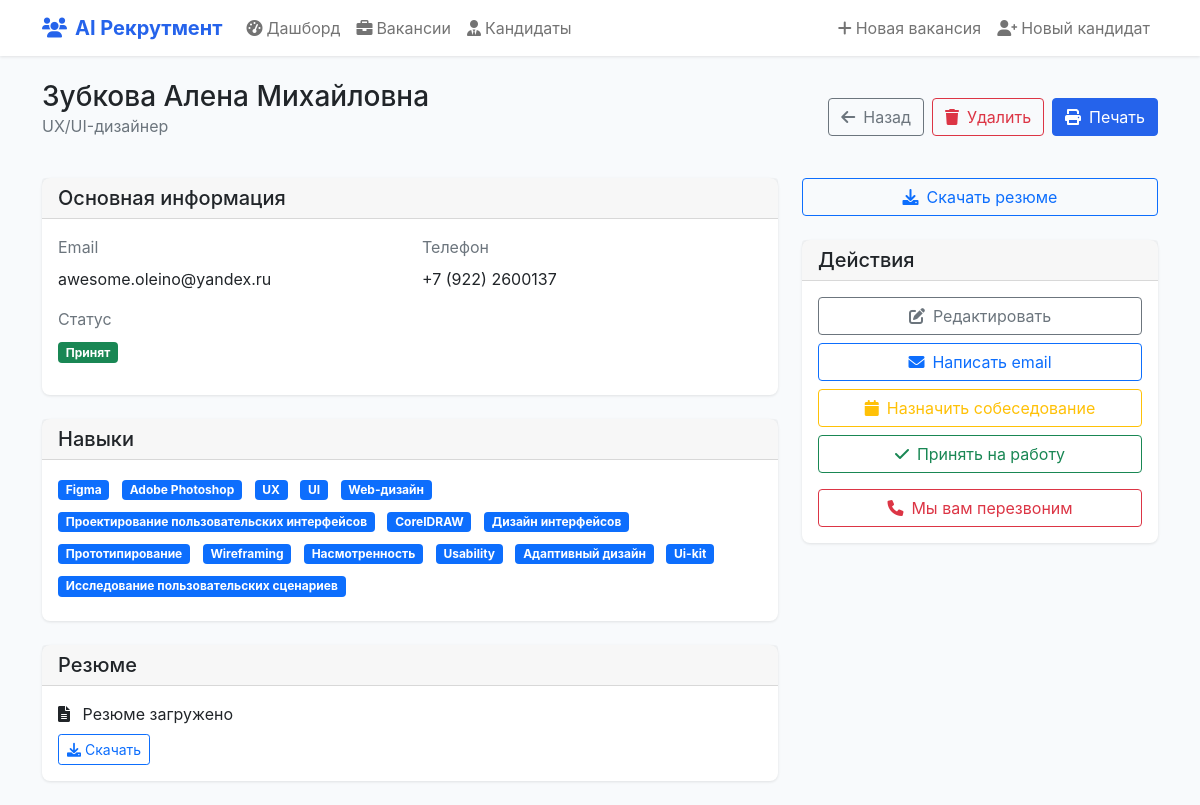
The app's page /candidate/10 with its own data.
### tables this page shows
CREATE TABLE cv_personal_info
(
    id         integer PRIMARY KEY autoincrement,
    name       text,
    age        integer,
    location   text,
    relocation text
);

CREATE TABLE preferences
(
    id               integer PRIMARY KEY autoincrement,
    desired_position text,
    employment_type  text,
    desired_salary   integer
);

CREATE TABLE cv_contacts
(
    id    integer PRIMARY KEY autoincrement,
    phone text,
    email text,
    telegram text
);

CREATE TABLE cv_files (cv_id INTEGER, file_path TEXT, status TEXT, interview_datetime TEXT, PRIMARY KEY(cv_id));

### app.py (the view)
@app.route('/candidate/<int:candidate_id>')
def candidate_detail(candidate_id):
    candidate = get_candidate(candidate_id)
    if not candidate:
        abort(404)
    return render_template('candidate_detail.html', candidate=candidate)

### app.py (called while the page is built)
def get_db_connection():
    conn = sqlite3.connect(DB_PATH)
    conn.row_factory = sqlite3.Row
    return conn

### templates/candidate_detail.html (shortened to what this page needs)
{% extends "base.html" %}
{% block content %}
<div class="row mb-4">
    <div class="col-12 d-flex justify-content-between align-items-center">
        <div>
            <h1 class="h3 mb-0">{{ candidate.name }}</h1>
            <p class="text-muted">{{ candidate.desired_position }}</p>
        </div>
        <div class="d-flex gap-2">
            <a href="{{ url_for('candidates') }}" class="btn btn-outline-secondary">
                <i class="fas fa-arrow-left me-2"></i>Назад
            </a>
            <button class="btn btn-outline-danger" onclick="confirmDeleteCandidate('{{ candidate.id }}', '{{ candidate.name }}')">
                <i class="fas fa-trash me-2"></i>Удалить
            </button>
            <button class="btn btn-primary" onclick="window.print()">
                <i class="fas fa-print me-2"></i>Печать
            </button>
        </div>
    </div>
</div>
<div class="row">
    <div class="col-lg-8">
        <div class="card mb-4">
            <div class="card-header">
                <h5 class="card-title mb-0">Основная информация</h5>
            </div>
            <div class="card-body">
                <div class="row">
                    <div class="col-md-6 mb-3">
                        <label class="form-label text-muted">Email</label>
                        <p class="mb-0">{{ candidate.email }}</p>
                    </div>
                    {% if candidate.phone %}
                    <div class="col-md-6 mb-3">
                        <label class="form-label text-muted">Телефон</label>
                        <p class="mb-0">{{ candidate.phone }}</p>
                    </div>
                    {% endif %}
                    <div class="col-md-6 mb-3">
                        <label class="form-label text-muted">Статус</label>
                        <p class="mb-0">
                            <span class="badge
                                {% if candidate.status == 'new' %}bg-secondary
                                {% elif candidate.status == 'На собеседовании' %}bg-warning text-dark
                                {% elif candidate.status == 'Принят' %}bg-success
                                {% elif candidate.status == 'Отклонено' %}bg-danger
                                {% else %}bg-light text-dark
                                {% endif %}">
                                {% if candidate.status == 'new' %}Новый
                                {% else %}{{ candidate.status }}
                                {% endif %}
                            </span>
                        </p>
                    </div>
                </div>
            </div>
        </div>
        {% if candidate.skills %}
        <div class="card mb-4">
            <div class="card-header">
                <h5 class="card-title mb-0">Навыки</h5>
            </div>
            <div class="card-body">
                {% for skill in candidate.skills %}
                <span class="badge bg-primary me-2 mb-2">{{ skill }}</span>
                {% endfor %}
            </div>
        </div>
        {% endif %}
        {% if candidate.resume_path %}
        <div class="card mb-4">
            <div class="card-header">
                <h5 class="card-title mb-0">Резюме</h5>
            </div>
            <div class="card-body">
                <p class="mb-2">
                    <i class="fas fa-file-alt me-2"></i>
                    Резюме загружено
                </p>
                <a href="{{ url_for('download_candidate_resume', candidate_id=candidate.id) }}" class="btn btn-sm btn-outline-primary">
                    <i class="fas fa-download me-1"></i>Скачать
                </a>
            </div>
        </div>
        {% endif %}
    </div>
    <div class="col-lg-4">
        {% if candidate.resume_path %}
        <a href="{{ url_for('download_candidate_resume', candidate_id=candidate.id) }}" class="btn btn-outline-primary w-100 mb-4">
            <i class="fas fa-download me-2"></i>Скачать резюме
        </a>
        {% endif %}
        <div class="card mb-4">
            <div class="card-header">
                <h5 class="card-title mb-0">Действия</h5>
            </div>
            <div class="card-body">
                <div class="d-grid gap-2">
                    <a href="{{ url_for('edit_candidate', candidate_id=candidate.id) }}"
                       class="btn btn-outline-secondary">
                        <i class="fas fa-edit me-2"></i>Редактировать
                    </a>
                    <button class="btn btn-outline-primary">
                        <i class="fas fa-envelope me-2"></i>Написать email
                    </button>
                    <button class="btn btn-outline-warning" data-bs-toggle="modal" data-bs-target="#interviewModal" {% if candidate.interview_datetime %}disabled{% endif %}>
                        <i class="fas fa-calendar me-2"></i>Назначить собеседование
                    </button>
                    <form method="post" action="{{ url_for('hire_candidate', candidate_id=candidate.id) }}" style="display: contents;">
                        <button type="submit" class="btn btn-outline-success">
                            <i class="fas fa-check me-2"></i>Принять на работу
                        </button>
                    </form>
                    <form method="post" action="{{ url_for('reject_candidate', candidate_id=candidate.id) }}" style="display: contents;">
                        <button type="submit" class="btn btn-outline-danger mt-2">
                            <i class="fas fa-phone me-2"></i>Мы вам перезвоним
                        </button>
                    </form>
                </div>
            </div>
        </div>
    </div>
</div>
{% endblock %}

### templates/base.html (style rules this page uses)
:root { --primary-color: #2563eb; --secondary-color: #64748b; --success-color: #10b981; --warning-color: #f59e0b; --danger-color: #ef4444; --light-bg: #f8fafc; --border-color: #e2e8f0; }
body { background-color: var(--light-bg); font-family: 'Inter', -apple-system, BlinkMacSystemFont, sans-serif; }
.card { border: none; box-shadow: 0 1px 3px rgba(0,0,0,0.1); border-radius: 8px; }
.btn-primary { background-color: var(--primary-color); border-color: var(--primary-color); }

### records on screen
cv_personal_info: name "Зубкова Алена Михайловна"
preferences: desired_position "UX/UI-дизайнер"
cv_contacts: email "awesome.oleino@yandex.ru", phone "+7 (922) 2600137"
cv_files: status "Принят"

### other values on screen
{{ skill }} "Figma" "Adobe Photoshop" "UX" "UI" "Web-дизайн" "Проектирование пользовательских интерфейсов" "CoreIDRAW" "Дизайн интерфейсов" "Прототипирование" "Wireframing" "Насмотренность" "Usability" "Адаптивный дизайн" "Ui-kit" "Исследование пользовательских сценариев"
